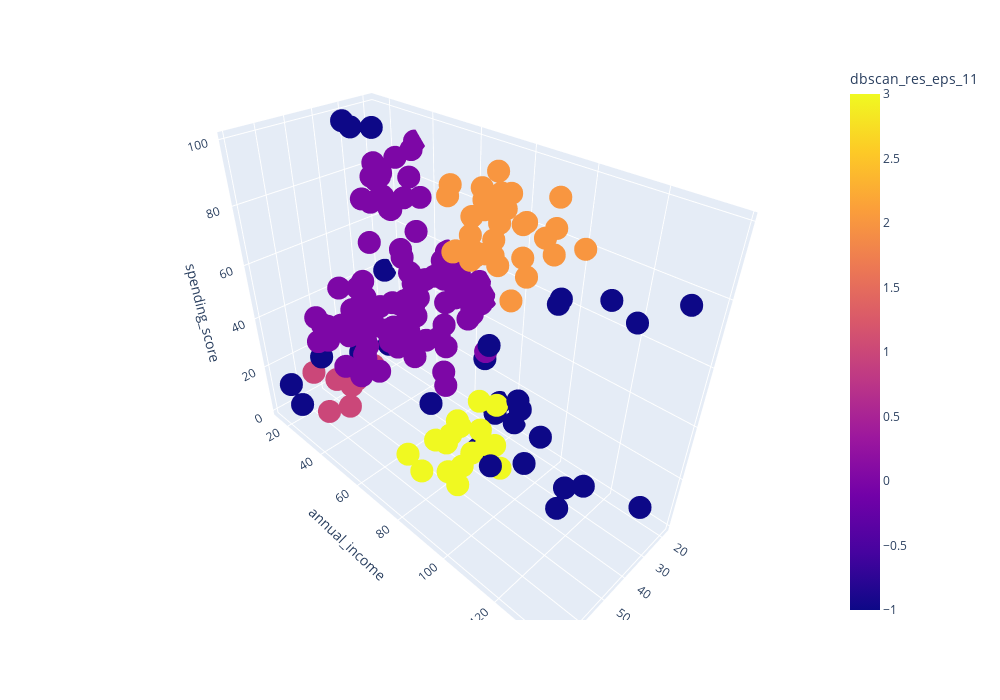

Notebook code cell kept with this figure:
### Code cell
#запускаем кластеризацию на наших данных
dbscan = DBSCAN(eps=12.5)
clustering_dbscan_res = dbscan.fit_predict(X)
df['dbscan_res_eps_11'] = clustering_dbscan_res

get_3d_visualization(df, 'dbscan_res_eps_11')

### Figure 1 — Plotly figure (JSON) as saved in the notebook; plotly's stock layout.template omitted (floating-point values rounded to 4 significant figures; data arrays with more than 128 entries replaced by an {"elided": "..."} marker saying what was removed)
{"data": [{"hovertemplate": "age=%{x}<br>annual_income=%{y}<br>spending_score=%{z}<br>dbscan_res_eps_11=%{marker.color}<extra></extra>", "legendgroup": "", "marker": {"color": {"elided": "200 int values"}, "coloraxis": "coloraxis", "symbol": "circle"}, "mode": "markers", "name": "", "scene": "scene", "showlegend": false, "type": "scatter3d", "x": {"elided": "200 int values"}, "y": {"elided": "200 int values"}, "z": {"elided": "200 int values"}}], "layout": {"coloraxis": {"colorbar": {"title": {"text": "dbscan_res_eps_11"}}, "colorscale": [[0, "#0d0887"], [0.1111, "#46039f"], [0.2222, "#7201a8"], [0.3333, "#9c179e"], [0.4444, "#bd3786"], [0.5556, "#d8576b"], [0.6667, "#ed7953"], [0.7778, "#fb9f3a"], [0.8889, "#fdca26"], [1, "#f0f921"]]}, "height": 700, "legend": {"tracegroupgap": 0}, "margin": {"t": 60}, "scene": {"domain": {"x": [0, 1], "y": [0, 1]}, "xaxis": {"title": {"text": "age"}}, "yaxis": {"title": {"text": "annual_income"}}, "zaxis": {"title": {"text": "spending_score"}}}, "width": 1000}}
